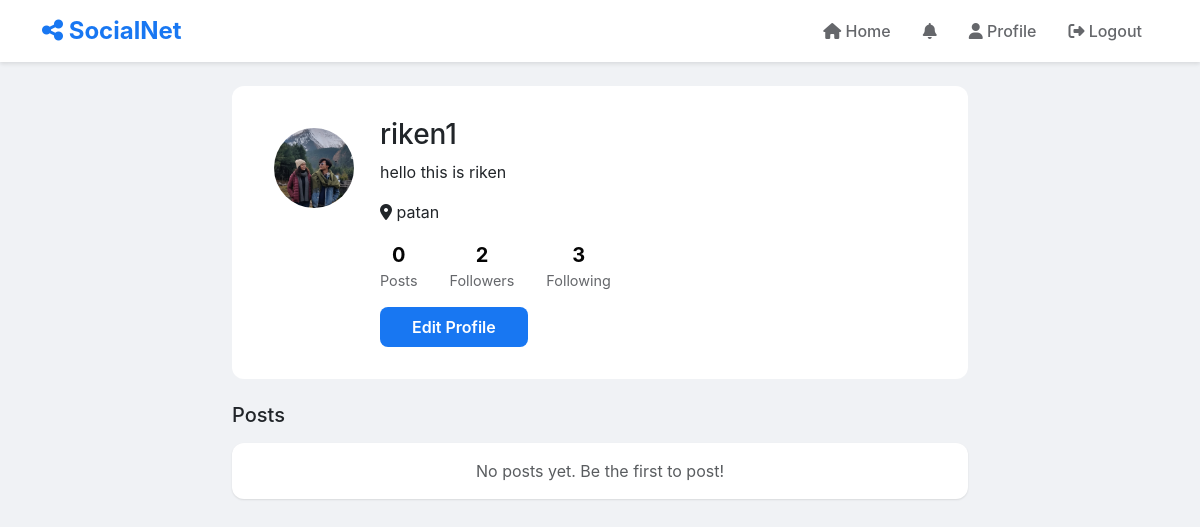
The page /accounts/profile/riken1/ (signed in) on the database as committed earlier.
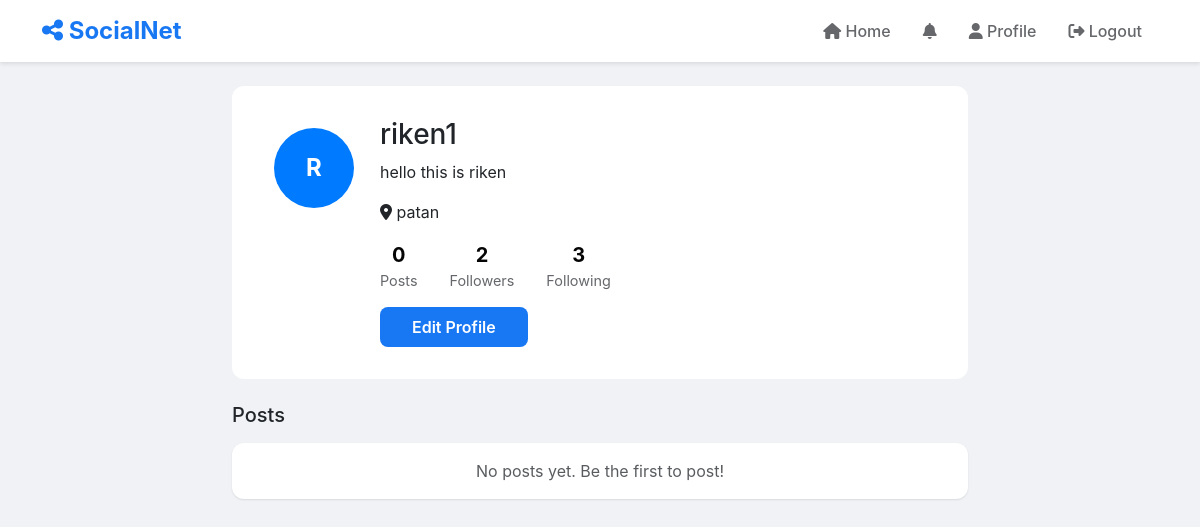
The same page on the database as committed later.
### accounts/models.py (models this page shows, shortened)
class CustomUser(AbstractUser):
    bio=models.TextField(max_length=255,blank=True)
    profile_picture=models.ImageField(upload_to="pic/",blank=True)
    location=models.CharField(max_length=255,blank=True)
    created_at=models.DateTimeField(auto_now_add=True)
    updated_at=models.DateTimeField(auto_now=True)
    def get_followers_count(self):
        return self.followers.count()
    def get_following_count(self):
        return self.following.count()

### accounts/views.py (the view)
# urls.py: path("profile/<str:username>/",profile_view,name="profile"),
def profile_view(request,username):
    profile_user=CustomUser.objects.get(username=username)
    posts=Post.objects.filter(author=profile_user).order_by('-created_at')
    is_following=False
    if Follow.objects.filter(follower=request.user,following=profile_user).exists():
         is_following=True
    context={
        'profile_user':profile_user,
        'posts':posts,
        'is_following':is_following,
        'following_count':profile_user.get_following_count(),
        'followers_count':profile_user.get_followers_count(),
    }
    return render(request,'pages/profile.html',context)

### templates/pages/profile.html (shortened to what the changed rows need)
{% extends 'components/base.html' %}
{% block content %}
<div class="row">
    <div class="col-md-8 mx-auto">
        <div class="profile-header">
            <div class="d-flex align-items-start gap-3">
                <div class="profile-pic profile-pic-large">
                {% if profile_user.profile_picture %}
                    <img src="{{ profile_user.profile_picture.url }}" class="rounded-circle" style="width: 80px; height: 80px; object-fit: cover;">
                {% else %}
                    <div style="width: 80px; height: 80px; background-color: #007bff; border-radius: 50%; display: flex; align-items: center; justify-content: center; color: white; font-size: 24px; font-weight: bold;">{{ profile_user.username.0|upper }}</div>
                {% endif %}
                </div>
                <div class="flex-grow-1">
                    <h3>{{ profile_user.username }}</h3>
                    {% if profile_user.bio %}
                    <p>{{ profile_user.bio }}</p>
                    {% else %}
                    <p class="text-muted">No bio available.</p>
                    {% endif %}
                    {% if profile_user.location %}
                    <p><i class="fas fa-map-marker-alt"></i> {{ profile_user.location }}</p>
                    {% endif %}
                    <div class="profile-stats">
                        <div class="stat-item">
                        </div>
                        <div class="stat-item">
                        </div>
                        <div class="stat-item">
                        </div>
                    </div>
                    <div class="mt-3">
                        {% if profile_user == user %}
                        <a href="{% url 'edit_profile'%}" class="btn btn-primary">Edit Profile</a>
                        {% endif %}
                    </div>
                </div>
            </div>
        </div>
    </div>
</div>
{% endblock %}

Rows that differ between the two databases and show on the page:
changed CustomUser "riken1": username.0 (not shown) → "R"; profile_picture: picture removed
